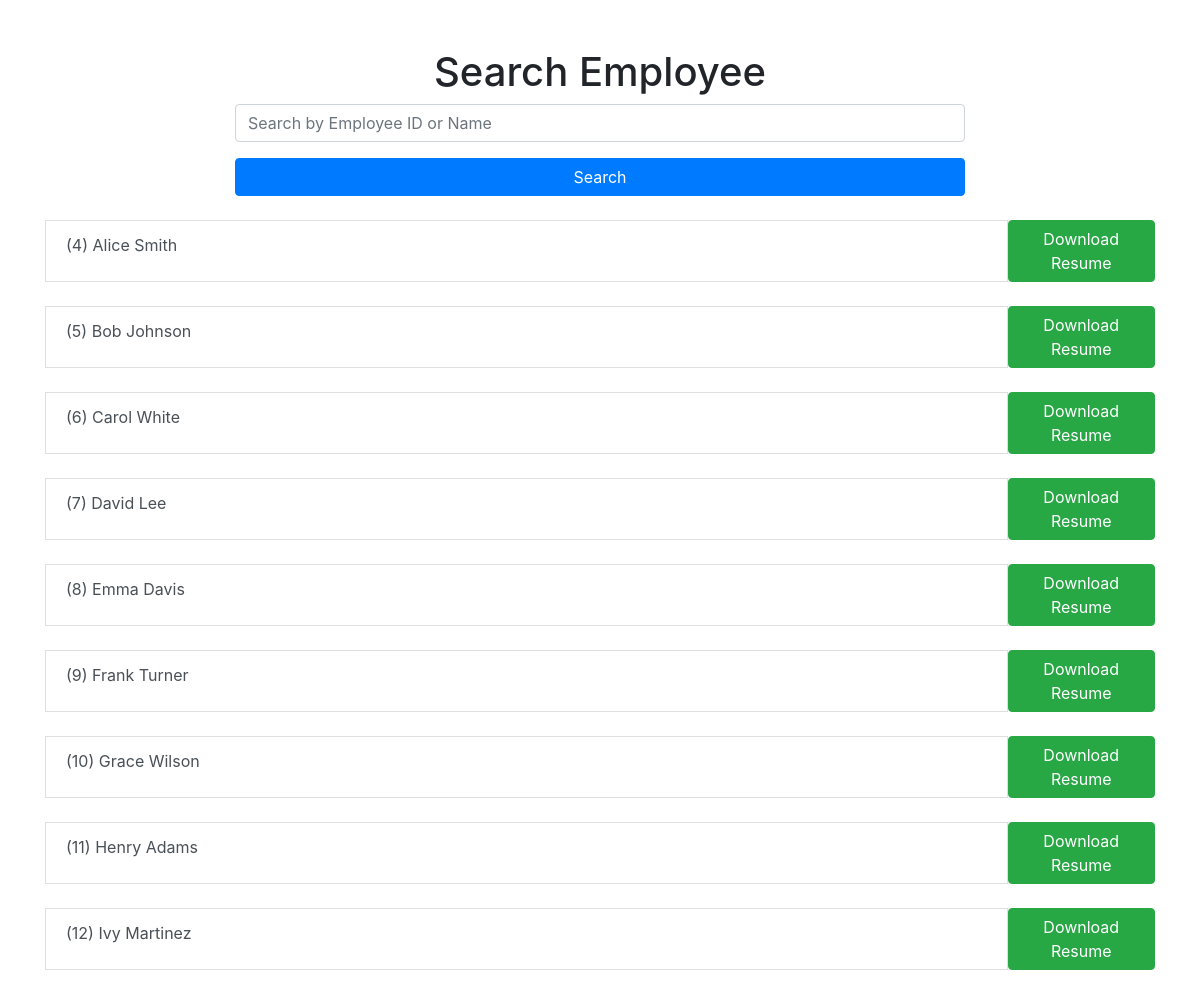
The page / on the database its author committed.
### resumes/models.py (models this page shows, shortened)
class Employee(models.Model):
    empid = models.AutoField(primary_key=True)
    name = models.CharField(max_length=255)
    email = models.EmailField(unique=True)
    phone = models.CharField(max_length=20)
    summary = models.TextField()
    personal_info = JSONField()
    technical_skills = models.TextField(max_length=500)

### resumes/views.py (the view)
# urls.py: path('', views.main, name='main'),
def main(request):
    query = request.GET.get('q')
    print(query)
    if query:
        employees = Employee.objects.filter(name__icontains=query)
    else:
        employees = Employee.objects.all()
    return render(request, 'main.html', {'employees': employees})

### templates/main.html (shortened to what this page needs)
<!DOCTYPE html>
<html lang="en">
<head>
    <link href="https://stackpath.bootstrapcdn.com/bootstrap/4.5.2/css/bootstrap.min.css" rel="stylesheet">
</head>
<body>
    <div class="container mt-5">
        <h1 class="text-center">Search Employee</h1>
        <div class="row justify-content-center">
            <div class="col-md-8">
                <form method="get" action="{% url 'main' %}">
                    <div class="form-group">
                        <input type="text" class="form-control" name="q" placeholder="Search by Employee ID or Name">
                    </div>
                    <button type="submit" class="btn btn-primary btn-block">Search</button>
                </form>
            </div>
        </div>
        <div class="row mt-4">
            <div class="col-md-12">
                <ul class="list-group">
                    {% for employee in employees %}
                    <div class="d-flex justify-content-between mb-4">
                        <a href="{% url 'employee_details' %}?empid={{ employee.empid }}" class = "list-group-item list-group-item-action">
                            ({{ employee.empid }}) {{ employee.name }}
                            <a href="{%url 'generate_pdf'%}?empid={{employee.empid}}" class="btn btn-success">Download Resume</a>
                        </a>
                    </div>
                    {% empty %}
                    <li class="list-group-item">No employees found.</li>
                    {% endfor %}
                </ul>
            </div>
        </div>
    </div>
</body>
</html>

### rows shown on the page
Employee: empid "4", name "Alice Smith"
Employee: empid "5", name "Bob Johnson"
Employee: empid "6", name "Carol White"
Employee: empid "7", name "David Lee"
Employee: empid "8", name "Emma Davis"
Employee: empid "9", name "Frank Turner"
Employee: empid "10", name "Grace Wilson"
Employee: empid "11", name "Henry Adams"
Employee: empid "12", name "Ivy Martinez"
